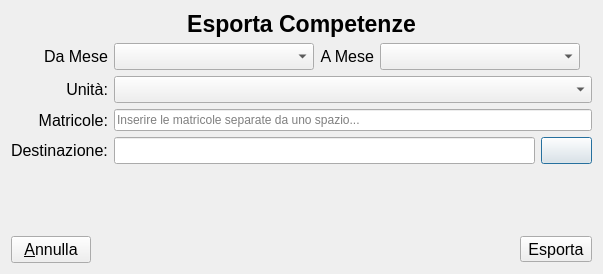
<?xml version="1.0" encoding="UTF-8"?>
<ui version="4.0">
 <class>CompetenzeExporterDialog</class>
 <widget class="QDialog" name="CompetenzeExporterDialog">
  <property name="geometry">
   <rect>
    <x>0</x>
    <y>0</y>
    <width>603</width>
    <height>274</height>
   </rect>
  </property>
  <property name="windowTitle">
   <string>Esporta Competenze</string>
  </property>
  <layout class="QVBoxLayout" name="verticalLayout_2">
   <item>
    <widget class="QLabel" name="titleLabel">
     <property name="font">
      <font>
       <pointsize>17</pointsize>
       <bold>true</bold>
      </font>
     </property>
     <property name="text">
      <string>Esporta Competenze</string>
     </property>
     <property name="alignment">
      <set>Qt::AlignCenter</set>
     </property>
    </widget>
   </item>
   <item>
    <layout class="QGridLayout" name="gridLayout_2">
     <item row="1" column="1" colspan="4">
      <widget class="SearchComboBox" name="unitaCB">
       <property name="font">
        <font>
         <pointsize>12</pointsize>
        </font>
       </property>
      </widget>
     </item>
     <item row="0" column="0">
      <widget class="QLabel" name="label_5">
       <property name="font">
        <font>
         <pointsize>12</pointsize>
        </font>
       </property>
       <property name="text">
        <string>Da Mese</string>
       </property>
       <property name="alignment">
        <set>Qt::AlignRight|Qt::AlignTrailing|Qt::AlignVCenter</set>
       </property>
      </widget>
     </item>
     <item row="3" column="1" colspan="4">
      <layout class="QHBoxLayout" name="horizontalLayout_3">
       <item>
        <widget class="QLineEdit" name="path">
         <property name="font">
          <font>
           <pointsize>12</pointsize>
          </font>
         </property>
         <property name="readOnly">
          <bool>true</bool>
         </property>
         <property name="placeholderText">
          <string/>
         </property>
        </widget>
       </item>
       <item>
        <widget class="QPushButton" name="browseButton">
         <property name="font">
          <font>
           <pointsize>12</pointsize>
          </font>
         </property>
         <property name="text">
          <string/>
         </property>
         <property name="icon">
          <iconset resource="assets.qrc">
           <normaloff>:/icons/document-open.svg</normaloff>:/icons/document-open.svg</iconset>
         </property>
        </widget>
       </item>
      </layout>
     </item>
     <item row="0" column="2">
      <widget class="QLabel" name="label_7">
       <property name="font">
        <font>
         <pointsize>12</pointsize>
        </font>
       </property>
       <property name="text">
        <string>A Mese</string>
       </property>
       <property name="alignment">
        <set>Qt::AlignRight|Qt::AlignTrailing|Qt::AlignVCenter</set>
       </property>
      </widget>
     </item>
     <item row="3" column="0">
      <widget class="QLabel" name="label_4">
       <property name="font">
        <font>
         <pointsize>12</pointsize>
        </font>
       </property>
       <property name="text">
        <string>Destinazione:</string>
       </property>
      </widget>
     </item>
     <item row="1" column="0">
      <widget class="QLabel" name="label_6">
       <property name="font">
        <font>
         <pointsize>12</pointsize>
        </font>
       </property>
       <property name="text">
        <string>Unità:</string>
       </property>
       <property name="alignment">
        <set>Qt::AlignRight|Qt::AlignTrailing|Qt::AlignVCenter</set>
       </property>
      </widget>
     </item>
     <item row="0" column="1">
      <widget class="SearchComboBox" name="daMeseCB">
       <property name="minimumSize">
        <size>
         <width>200</width>
         <height>0</height>
        </size>
       </property>
       <property name="font">
        <font>
         <pointsize>12</pointsize>
        </font>
       </property>
      </widget>
     </item>
     <item row="0" column="3">
      <widget class="SearchComboBox" name="aMeseCB">
       <property name="minimumSize">
        <size>
         <width>200</width>
         <height>0</height>
        </size>
       </property>
       <property name="font">
        <font>
         <pointsize>12</pointsize>
        </font>
       </property>
      </widget>
     </item>
     <item row="2" column="0">
      <widget class="QLabel" name="dirigenteLabel_3">
       <property name="font">
        <font>
         <pointsize>12</pointsize>
        </font>
       </property>
       <property name="text">
        <string>Matricole:</string>
       </property>
       <property name="alignment">
        <set>Qt::AlignRight|Qt::AlignTrailing|Qt::AlignVCenter</set>
       </property>
      </widget>
     </item>
     <item row="2" column="1" colspan="4">
      <widget class="QLineEdit" name="matricoleLine">
       <property name="placeholderText">
        <string>Inserire le matricole separate da uno spazio...</string>
       </property>
      </widget>
     </item>
     <item row="0" column="4">
      <spacer name="horizontalSpacer_4">
       <property name="orientation">
        <enum>Qt::Horizontal</enum>
       </property>
       <property name="sizeHint" stdset="0">
        <size>
         <width>40</width>
         <height>20</height>
        </size>
       </property>
      </spacer>
     </item>
    </layout>
   </item>
   <item>
    <spacer name="verticalSpacer">
     <property name="orientation">
      <enum>Qt::Vertical</enum>
     </property>
     <property name="sizeHint" stdset="0">
      <size>
       <width>20</width>
       <height>33</height>
      </size>
     </property>
    </spacer>
   </item>
   <item>
    <layout class="QHBoxLayout" name="horizontalLayout_4">
     <item>
      <widget class="QPushButton" name="cancelButton">
       <property name="font">
        <font>
         <pointsize>12</pointsize>
        </font>
       </property>
       <property name="text">
        <string>&amp;Annulla</string>
       </property>
       <property name="icon">
        <iconset resource="assets.qrc">
         <normaloff>:/icons/dialog-close.svg</normaloff>:/icons/dialog-close.svg</iconset>
       </property>
      </widget>
     </item>
     <item>
      <spacer name="horizontalSpacer_3">
       <property name="orientation">
        <enum>Qt::Horizontal</enum>
       </property>
       <property name="sizeHint" stdset="0">
        <size>
         <width>428</width>
         <height>20</height>
        </size>
       </property>
      </spacer>
     </item>
     <item>
      <widget class="QToolButton" name="saveButton">
       <property name="font">
        <font>
         <pointsize>12</pointsize>
        </font>
       </property>
       <property name="text">
        <string>Esporta</string>
       </property>
       <property name="icon">
        <iconset resource="assets.qrc">
         <normaloff>:/icons/pdflatex.svg</normaloff>:/icons/pdflatex.svg</iconset>
       </property>
       <property name="toolButtonStyle">
        <enum>Qt::ToolButtonTextBesideIcon</enum>
       </property>
       <property name="arrowType">
        <enum>Qt::NoArrow</enum>
       </property>
      </widget>
     </item>
    </layout>
   </item>
  </layout>
 </widget>
 <customwidgets>
  <customwidget>
   <class>SearchComboBox</class>
   <extends>QComboBox</extends>
   <header>searchcombobox.h</header>
  </customwidget>
 </customwidgets>
 <resources>
  <include location="assets.qrc"/>
 </resources>
 <connections/>
</ui>
